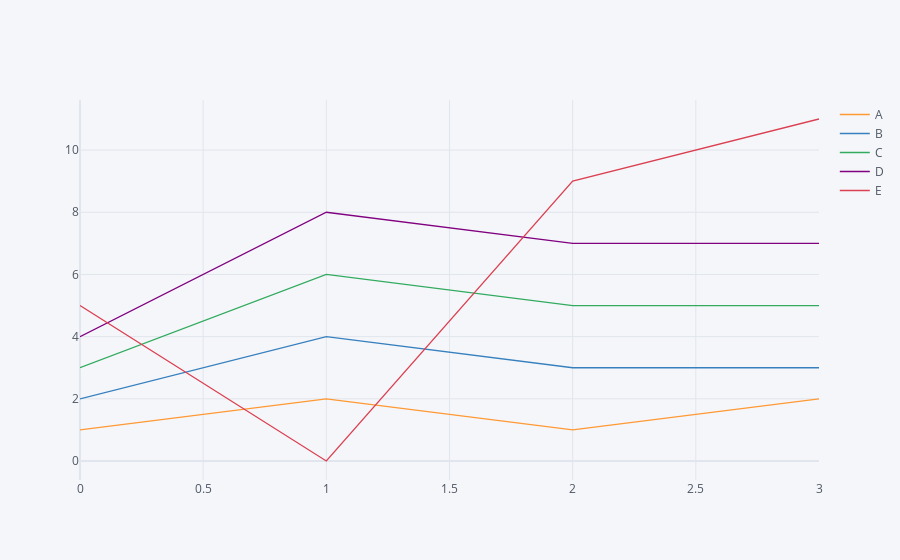

The cell this chart's notebook holds for it:
### Code cell
main(cat)

### Figure 1 — Plotly figure (JSON) as saved in the notebook; plotly's stock layout.template omitted (floating-point values rounded to 4 significant figures)
{"data": [{"line": {"color": "rgba(255, 153, 51, 1.0)", "dash": "solid", "shape": "linear", "width": 1.3}, "mode": "lines", "name": "A", "text": "", "type": "scatter", "x": [0, 1, 2, 3], "y": [1, 2, 1, 2]}, {"line": {"color": "rgba(55, 128, 191, 1.0)", "dash": "solid", "shape": "linear", "width": 1.3}, "mode": "lines", "name": "B", "text": "", "type": "scatter", "x": [0, 1, 2, 3], "y": [2, 4, 3, 3]}, {"line": {"color": "rgba(50, 171, 96, 1.0)", "dash": "solid", "shape": "linear", "width": 1.3}, "mode": "lines", "name": "C", "text": "", "type": "scatter", "x": [0, 1, 2, 3], "y": [3, 6, 5, 5]}, {"line": {"color": "rgba(128, 0, 128, 1.0)", "dash": "solid", "shape": "linear", "width": 1.3}, "mode": "lines", "name": "D", "text": "", "type": "scatter", "x": [0, 1, 2, 3], "y": [4, 8, 7, 7]}, {"line": {"color": "rgba(219, 64, 82, 1.0)", "dash": "solid", "shape": "linear", "width": 1.3}, "mode": "lines", "name": "E", "text": "", "type": "scatter", "x": [0, 1, 2, 3], "y": [5, 0, 9, 11]}], "layout": {"legend": {"bgcolor": "#F5F6F9", "font": {"color": "#4D5663"}}, "paper_bgcolor": "#F5F6F9", "plot_bgcolor": "#F5F6F9", "title": {"font": {"color": "#4D5663"}}, "xaxis": {"gridcolor": "#E1E5ED", "showgrid": true, "tickfont": {"color": "#4D5663"}, "title": {"font": {"color": "#4D5663"}, "text": ""}, "zerolinecolor": "#E1E5ED"}, "yaxis": {"gridcolor": "#E1E5ED", "showgrid": true, "tickfont": {"color": "#4D5663"}, "title": {"font": {"color": "#4D5663"}, "text": ""}, "zerolinecolor": "#E1E5ED"}}}
